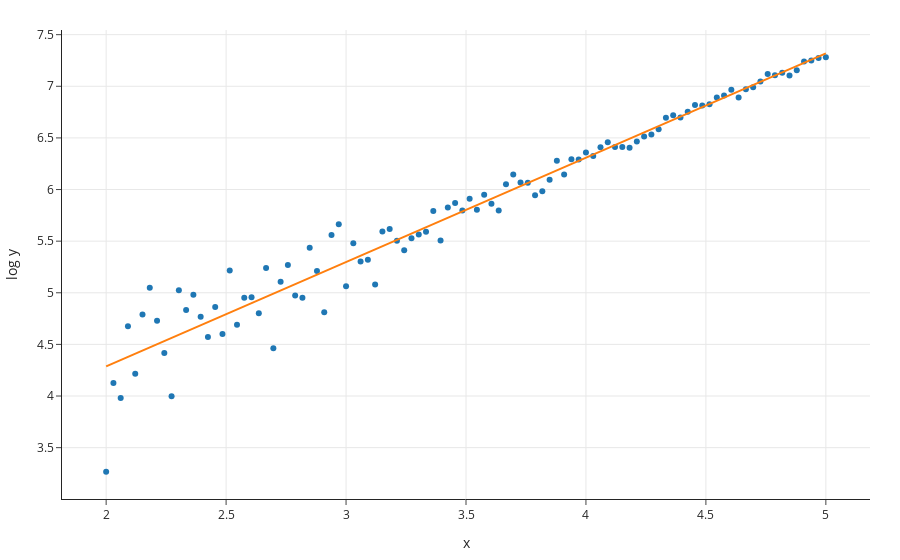

Source (notebook cell):
### Markdown cell above
There is clearly a pattern in the residual plot. Let's instead try another transformation for the `'y'` values – $\log$.

### Code cell
df_2['log y'] = np.log(df_2['y'])

px.scatter(df_2, x='x', y='log y', trendline="ols", trendline_color_override="#ff7f0e")
